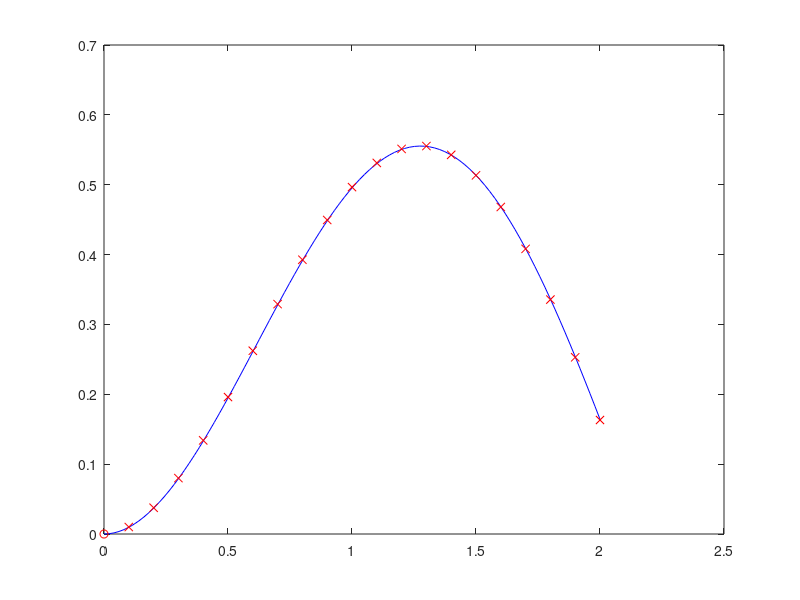

Reproduce this figure in MATLAB.
% módosított Euler módszer - középpont
clear ; 
clf ;

f=@(t,y) sin(2*t)-y ;

megoldas = @(t) (2*exp(-t))/5 - (5^(1/2)*cos(2*t + atan(1/2)))/5 ;


t0 = 0 ; y0 = 0 ;
tv = 2 ;
n = 2*2*5 ; % lepes 
h = (tv-t0)/n ;

xx = linspace(t0, tv) ;
plot(xx, megoldas(xx),'b') ;
hold on ;
plot(t0,y0,'ro') ;
for i=1:n
  tmpy = y0 + f(t0, y0)*0.5*h ;
  % t0 + 0.5*h , tmpy
  y0 = y0 + f(t0+0.5*h,tmpy)*h ;
  t0 = t0 + h ;
  plot(t0,y0,'rx') ;
end

n,abs(megoldas(tv)-y0)
